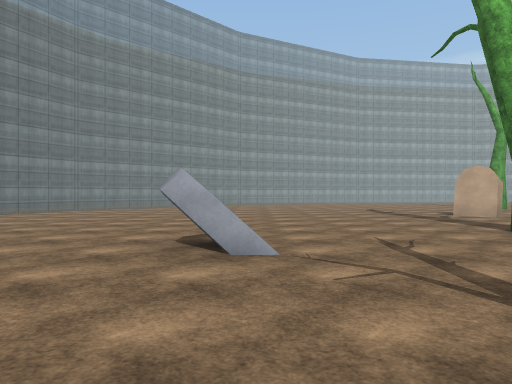
View 1 (above)

24 first-person views from a walk through a scene from a Unity 3-D project. The camera is 1.4 m above the floor, looks level and sees 70° across. The floor is counted in squares, 2.4 m on a side. Each view is taken from the middle of a square. On the plan, view 1 faces up. The plan holds only what a view shows up to about 10 squares ahead; the rest is blank. The place goes on beyond the plan. The player is left out. Some animated figures are not drawn. Door leaves are left out, so doorways stand open. Some surface patterns are stand-ins.

View 2
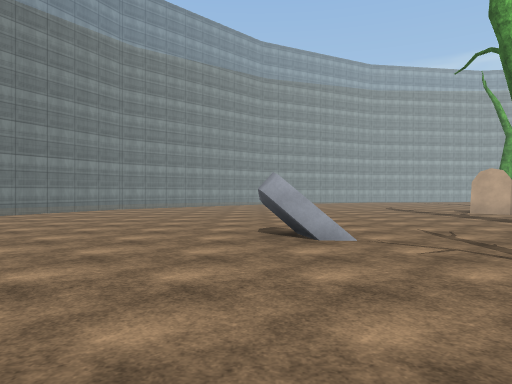

View 3
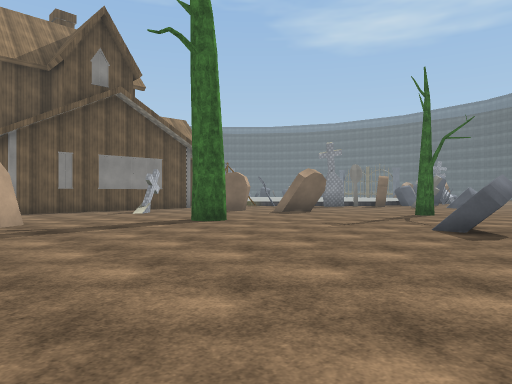

View 4
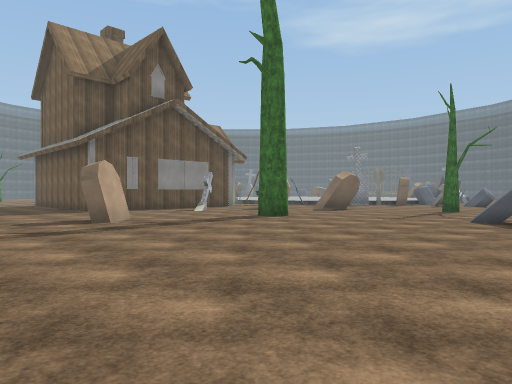

View 5
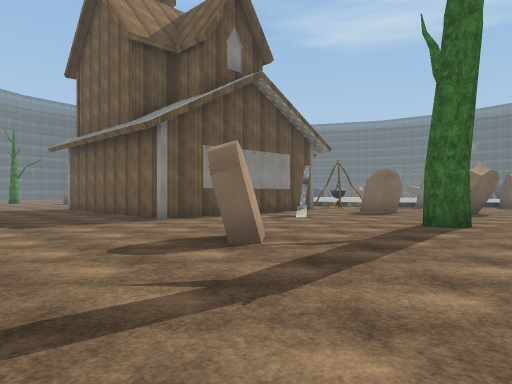

View 6
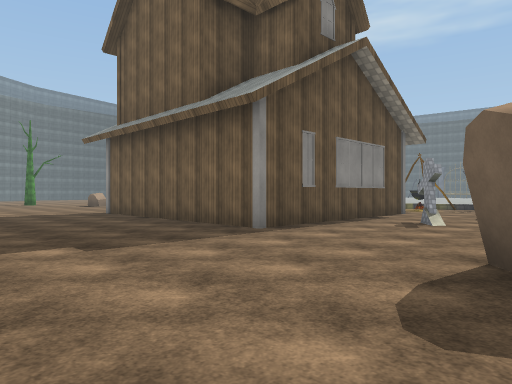

View 7
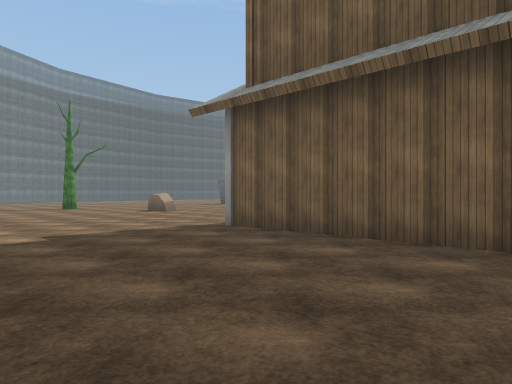

View 8
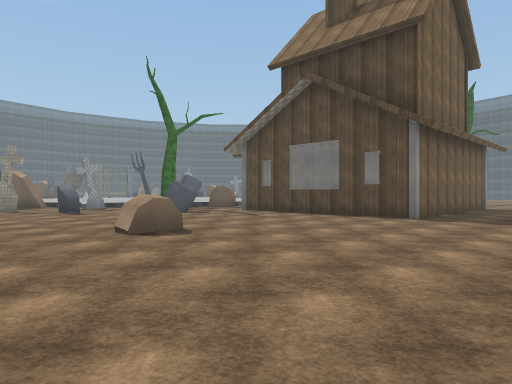

View 9
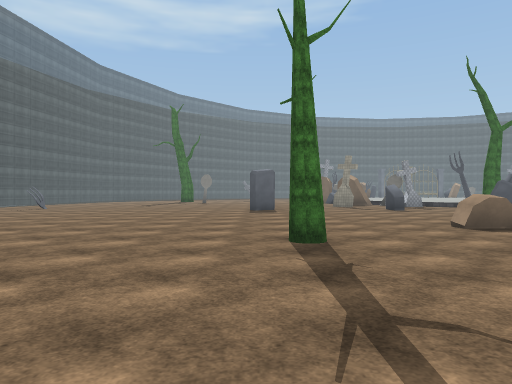

View 10
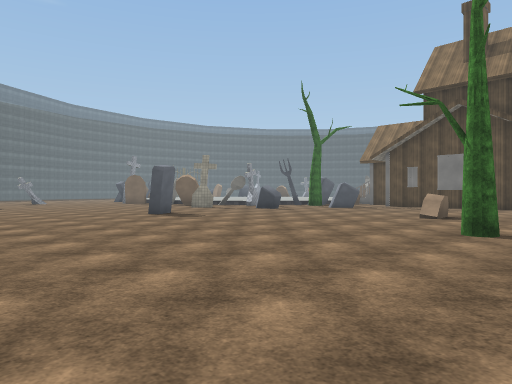

View 11
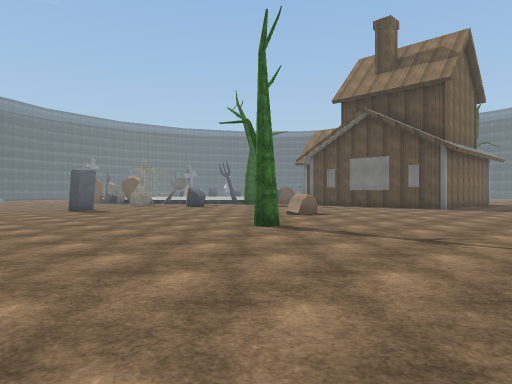

View 12
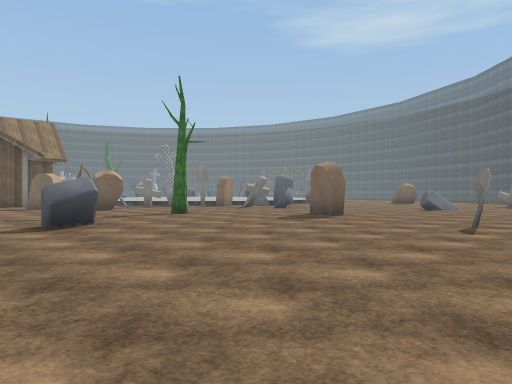

View 13
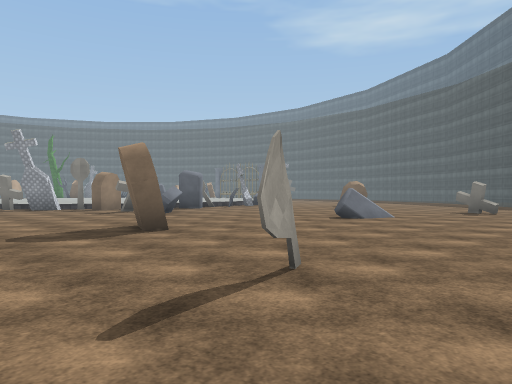

View 14
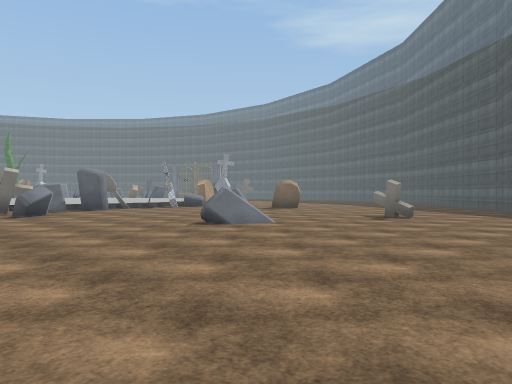

View 15
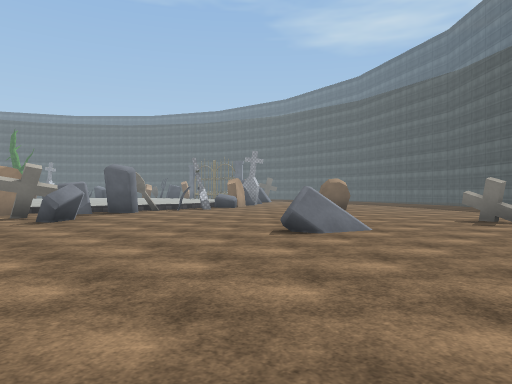

View 16
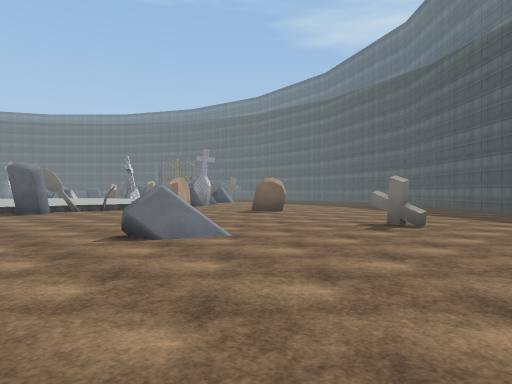

View 17
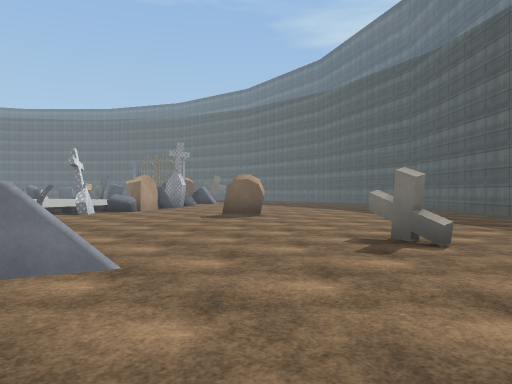

View 18
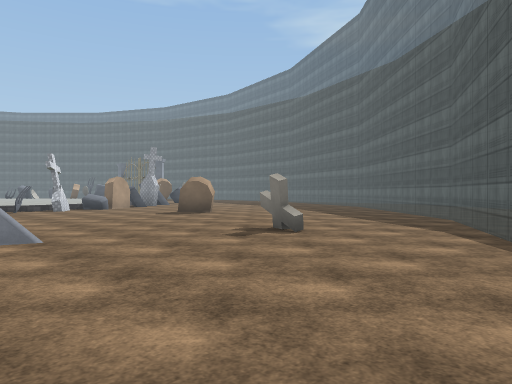

View 19
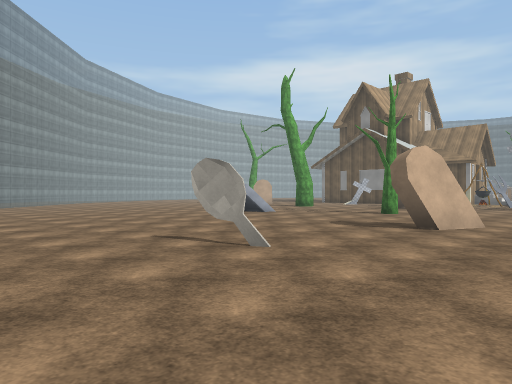

View 20
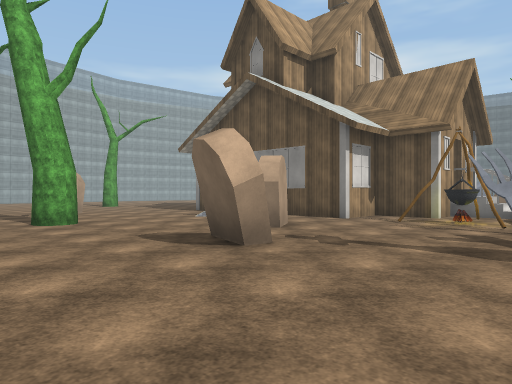

View 21
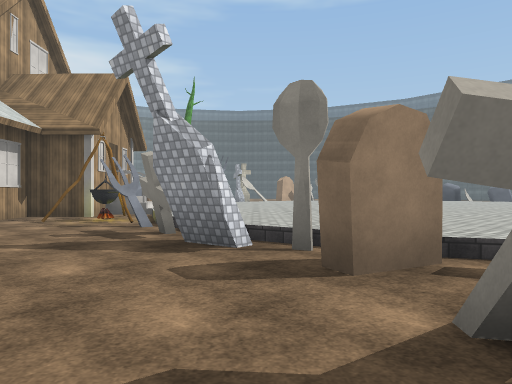

View 22
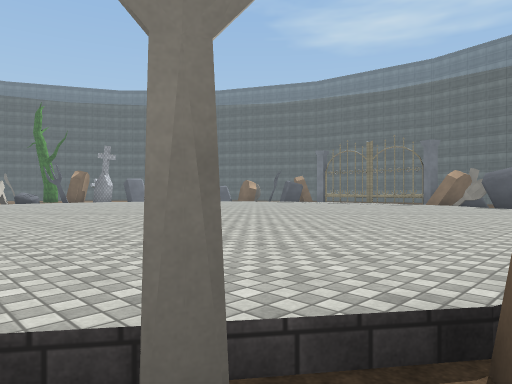

View 23
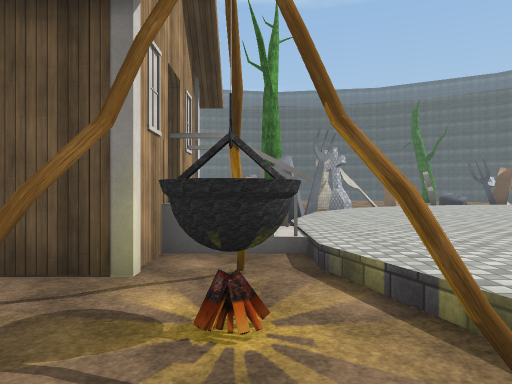

View 24
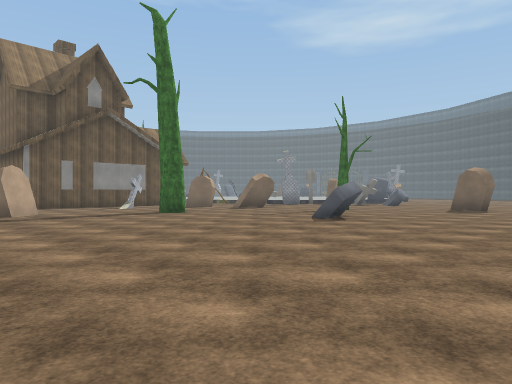

### Floor plan
Key: @ floor where view 1 was taken; # wall or solid block; x gap in a wall; . main floor; : floor 0.5 m higher than the main floor; / step, stairs or slope; D open door; ^ raised ledge; T tree; O other object.
Columns run from 8 left of view 1 to 30 right of it. Each row starts with its distance up from view 1.
 12       ..........  ....          .....
 11    ........................ .........
 10    ..................................
  9   ...........#........................
  8  ..............................T......
  7  ................#######..............
  6  ................#     #....^.........
  5  ...........T...##     #..............
  4  ......#/.......##      ...............
  3  ................##      ..............
  2  ..............#...#       ............
  1  ............#...O.#D#     ... ......
  0  .......@.T......OO./.#.T   #.  #...
 -1 ...#...........#///:::/##        ...
 -2 ......#.......##/:::::::/         ..
 -3 ..............#:::::::::::#
 -4 ..........##.#/:::::::::::
 -5 .............x:::::::::::::
 -6 ............##:::::::::::::
 -7 .....#......# ::::::::::
 -8 ............/ :::::::
 -9 ............/ :::::::
-10  ...#.......x :::::::
-11  ...........  ::::::
-12   .......#.    ::::
-13    ......      :::
-14    ......       /
-15     ..         ##

Where each view was taken, in squares from view 1:
view 1: 0 up, 0 right, facing up
view 2: 1 down, 1 left, facing up
view 3: 10 up, 2 left, facing down-right
view 4: 12 up, 2 left, facing down-right
view 5: 12 up, 2 right, facing down-right
view 6: 12 up, 5 right, facing down-right
view 7: 12 up, 10 right, facing down-right
view 8: 11 up, 23 right, facing down-left
view 9: 12 up, 24 right, facing down
view 10: 9 up, 29 right, facing down-left
view 11: 12 up, 28 right, facing down-left
view 12: 6 up, 7 left, facing down-right
view 13: 1 up, 7 left, facing down-right
view 14: 2 down, 8 left, facing down-right
view 15: 2 down, 6 left, facing down-right
view 16: 4 down, 7 left, facing down-right
view 17: 6 down, 6 left, facing down-right
view 18: 6 down, 8 left, facing down-right
view 19: 4 down, 8 left, facing up-right
view 20: 2 down, 2 right, facing up-right
view 21: 3 down, 2 right, facing right
view 22: 3 down, 5 right, facing down-right
view 23: 0 up, 8 right, facing right
view 24: 11 up, 5 left, facing down-right
